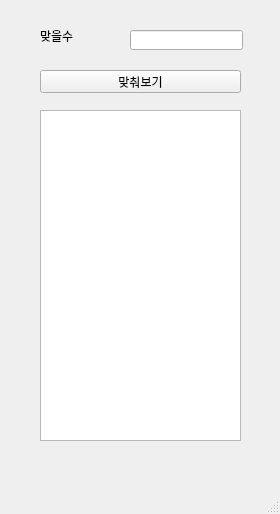
<?xml version="1.0" encoding="UTF-8"?>
<ui version="4.0">
 <class>MainWindow</class>
 <widget class="QMainWindow" name="MainWindow">
  <property name="geometry">
   <rect>
    <x>0</x>
    <y>0</y>
    <width>280</width>
    <height>514</height>
   </rect>
  </property>
  <property name="windowTitle">
   <string>MainWindow</string>
  </property>
  <widget class="QWidget" name="centralwidget">
   <widget class="QLabel" name="lbl">
    <property name="geometry">
     <rect>
      <x>40</x>
      <y>30</y>
      <width>56</width>
      <height>12</height>
     </rect>
    </property>
    <property name="frameShape">
     <enum>QFrame::NoFrame</enum>
    </property>
    <property name="text">
     <string>맞을수</string>
    </property>
   </widget>
   <widget class="QLineEdit" name="le">
    <property name="geometry">
     <rect>
      <x>130</x>
      <y>30</y>
      <width>113</width>
      <height>20</height>
     </rect>
    </property>
   </widget>
   <widget class="QPushButton" name="pb">
    <property name="geometry">
     <rect>
      <x>40</x>
      <y>70</y>
      <width>201</width>
      <height>23</height>
     </rect>
    </property>
    <property name="text">
     <string>맞춰보기</string>
    </property>
   </widget>
   <widget class="QPlainTextEdit" name="pte">
    <property name="geometry">
     <rect>
      <x>40</x>
      <y>110</y>
      <width>201</width>
      <height>331</height>
     </rect>
    </property>
   </widget>
  </widget>
  <widget class="QMenuBar" name="menubar">
   <property name="geometry">
    <rect>
     <x>0</x>
     <y>0</y>
     <width>280</width>
     <height>21</height>
    </rect>
   </property>
  </widget>
  <widget class="QStatusBar" name="statusbar"/>
 </widget>
 <resources/>
 <connections/>
</ui>
